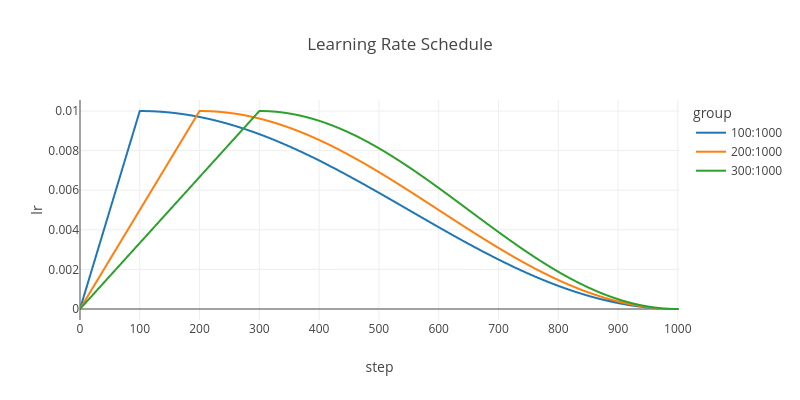

The cell this chart's notebook holds for it:
### Markdown cell above
> Example of the curves of cosine annealing with warmup scheduler for different number of warmup steps 
> using AdamW as the optimizer

### Code cell
# three examples: [num_warmup_steps, num_training_steps]
examples = [
    [100, 1000],
    [200, 1000],
    [300, 1000],
]

dummy_model = torch.nn.Linear(1, 1)

# three examples
results = []
base_lr = 0.01
num_steps = 1001
for idx, example in enumerate(examples):
    # run each example
    optimizer = torch.optim.AdamW(
        dummy_model.parameters(), lr=base_lr, betas=(0.9, 0.98), eps=1e-9
    )
    # lr_scheduler = LambdaLR(
    #     optimizer=optimizer, lr_lambda=lambda step: rate(step, *example)
    # )

    # lr_scheduler = LambdaLR(
    #     optimizer=optimizer, lr_lambda=lambda step: _get_cosine_schedule_with_warmup_lr_lambda(
    #         step, num_warmup_steps=example[0], num_training_steps=example[1], num_cycles=0.5
    #     )
    # )
    
    lr_scheduler = cosine_schedule_with_warmup(
        optimizer=optimizer, num_warmup_steps=example[0], num_training_steps=example[1]
    )
    
    # save the learning rate at each step
    for step in range(num_steps):
        lr = optimizer.param_groups[0]["lr"]
        optimizer.step()
        lr_scheduler.step()
        # record each step
        d = {
            'step': step,
            'lr': lr,
            'group': f"{example[0]}:{example[1]}"
        }
        results.append(d)

df = pd.DataFrame(results)

# plot
fig = px.line(df, x="step", y="lr", color="group", title='Learning Rate Schedule', template='none',)
fig.update_layout(
    width=800, height=400,
    xaxis=dict(
        tickmode='linear',
        tick0=0,
        dtick=100,
        range=[0, 1002],
    ),
    # yaxis=dict(
    #     tickmode='linear',
    #     tick0=0,
    #     dtick=0.002,
    #     range=[0, 0.0102],
    # ),
)
fig.show()

### Figure 1 — Plotly figure (JSON) as saved in the notebook; plotly's stock layout.template omitted (floating-point values rounded to 4 significant figures; data arrays with more than 128 entries replaced by an {"elided": "..."} marker saying what was removed)
{"data": [{"hovertemplate": "group=100:1000<br>step=%{x}<br>lr=%{y}<extra></extra>", "legendgroup": "100:1000", "line": {"color": "#1F77B4", "dash": "solid"}, "marker": {"symbol": "circle"}, "mode": "lines", "name": "100:1000", "showlegend": true, "type": "scattergl", "x": {"elided": "1001 int values"}, "xaxis": "x", "y": {"elided": "1001 float values"}, "yaxis": "y"}, {"hovertemplate": "group=200:1000<br>step=%{x}<br>lr=%{y}<extra></extra>", "legendgroup": "200:1000", "line": {"color": "#FF7F0E", "dash": "solid"}, "marker": {"symbol": "circle"}, "mode": "lines", "name": "200:1000", "showlegend": true, "type": "scattergl", "x": {"elided": "1001 int values"}, "xaxis": "x", "y": {"elided": "1001 float values"}, "yaxis": "y"}, {"hovertemplate": "group=300:1000<br>step=%{x}<br>lr=%{y}<extra></extra>", "legendgroup": "300:1000", "line": {"color": "#2CA02C", "dash": "solid"}, "marker": {"symbol": "circle"}, "mode": "lines", "name": "300:1000", "showlegend": true, "type": "scattergl", "x": {"elided": "1001 int values"}, "xaxis": "x", "y": {"elided": "1001 float values"}, "yaxis": "y"}], "layout": {"height": 400, "legend": {"title": {"text": "group"}, "tracegroupgap": 0}, "title": {"text": "Learning Rate Schedule"}, "width": 800, "xaxis": {"anchor": "y", "domain": [0, 1], "dtick": 100, "range": [0, 1002], "tick0": 0, "tickmode": "linear", "title": {"text": "step"}}, "yaxis": {"anchor": "x", "domain": [0, 1], "title": {"text": "lr"}}}}
